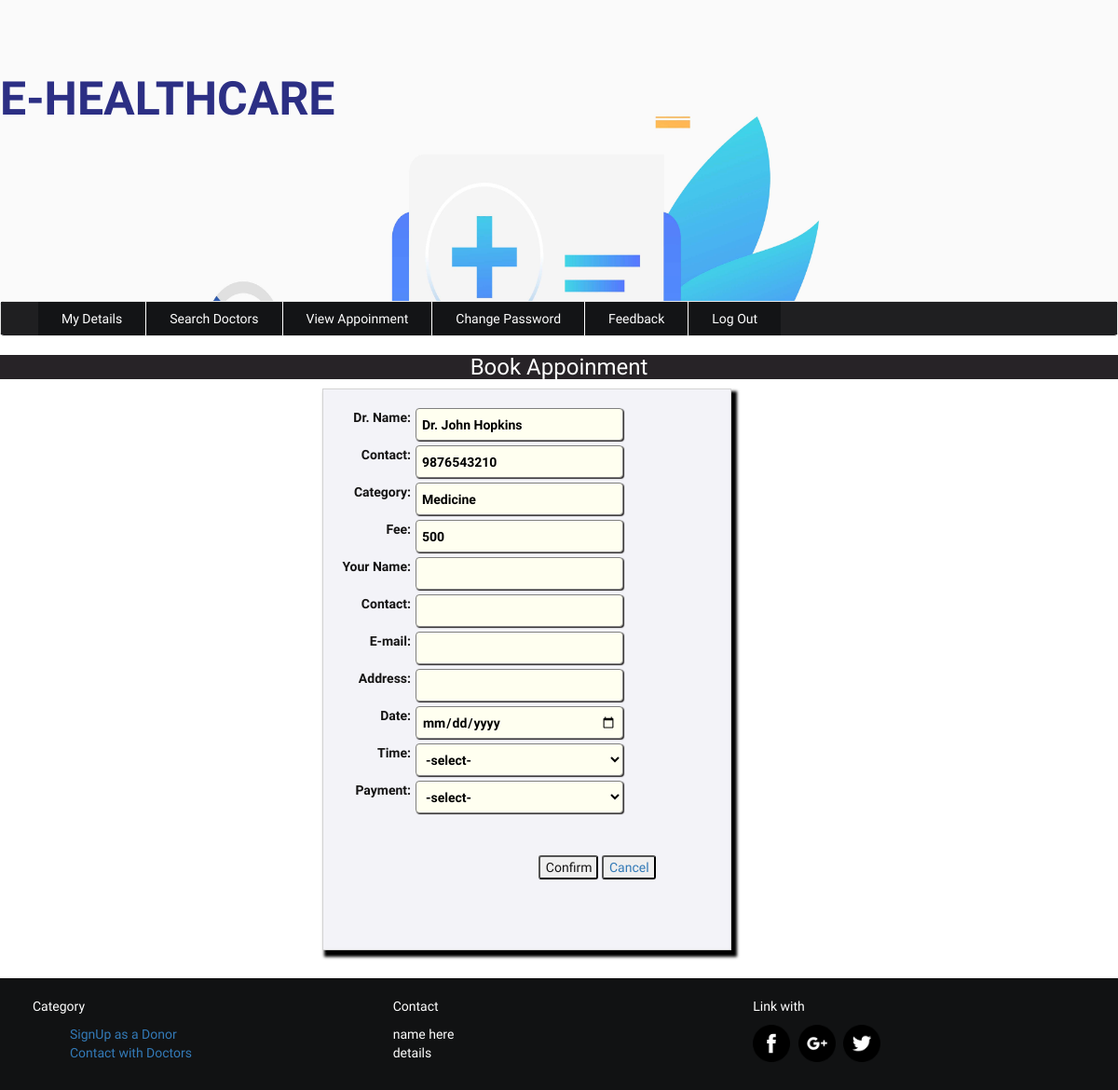
Page /patient/booking.php?doc_id=101 on the committed database.
### tables this page shows
CREATE TABLE `doctor` (
  `doc_id` int(22) NOT NULL,
  `doctor_id` varchar(22) NOT NULL,
  `name` varchar(22) NOT NULL,
  `address` varchar(100) NOT NULL,
  `contact` varchar(14) NOT NULL,
  `email` varchar(22) NOT NULL,
  `expertise` varchar(22) NOT NULL,
  `id` int(11) NOT NULL,
  `fee` varchar(111) NOT NULL,
  `userid` varchar(22) NOT NULL,
  `password` varchar(22) NOT NULL,
  `pic` varchar(111) NOT NULL
);

### patient/booking.php (the view, shortened to what this page needs)
<?php include('header.php'); ?>
<?php include('uptomenu.php'); ?>
<?php
	$doc_id = isset($_GET['doc_id'])?$_GET['doc_id']:"";
 ?>
					<?php
					include('../config.php');
							$sql="SELECT * FROM doctor WHERE doc_id = $doc_id ";
							$result = $conn->query($sql);
							if ($result->num_rows > 0) {
							    while($row  = $result->fetch_assoc()) {
							        $name 	= $row["name"];
							        $expertise 	= $row["expertise"];
							        $contact 	= $row["contact"];
							        $fee = $row["fee"];
							    }
							}
					?>
		<div class="login" style="background-color:#fff;">
		<h3 class="text-center" style="background-color:#272327;color: #fff;">Book Appoinment</h3>
			<div class="formstyle" style="float: right;padding:20px;border: 1px solid lightgrey;margin-right:415px; margin-bottom:30px;background-color:#f3f3f8;color:#141313;">
				<form action="" method="post" class="text-center form-group" enctype="multipath/form-data">
					<label>
						Dr. Name: <input type="text" name="dname" value="<?php echo $name; ?>" >
					</label><br><br>
 					<label>
						Contact: <input type="text" name="dcontact" value="<?php echo $contact; ?>" />
					</label><br><br>
					<label>
						Category: <input type="text" name="expertise" value="<?php echo $expertise; ?>" >
					</label><br><br>
					<label>
						Fee: <input type="text" name="fee" value="<?php echo $fee; ?>" >
					</label><br><br>
					<label>
						Your Name: <input type="text" name="pname" value="">
					</label><br><br>
 					<label>
						 Contact: <input type="text" name="pcontact" value=""/>
					</label><br><br>
					<label>
						 E-mail: <input type="email" name="email" value=""/>
					</label><br><br>
					<label>
						 Address: <input type="text" name="address" value="">
					</label><br><br>
					<label>
						 Date: <input type="date" name="dates" value="">
					</label><br><br>
					<label>
						 Time: <select name="time" required>
										<option value="">-select-</option>
									</select>
					</label><br><br>
					<label>
						 Payment: <select name="payment" required>
										<option value="">-select-</option>
									</select>
					</label><br><br>
					<br><br>
					<button name="submit" type="submit" style="padding-right:5px;border-radius:3px;margin-right:;">Confirm</button>
					<a href="search_doctor.php"><button name="" type="" style="padding-right:5px;border-radius:3px;margin-right:-150px;">Cancel</button></a> <br>
				</form> <br><br>
			</div>
		</div>
 <?php include('footer.php'); ?>
	</div>
</body>
</html>

### patient/style.css (style rules this page uses)
body { padding: 5px auto; font-family: 'El Messiri', sans-serif; background:url(../img/bg3.jpg) fixed no-repeat; background-size:cover; }
input[type="text"],input[type="email"],input[type="password"],input[type="number"],input[type="date"],select,option { text-align: initial; width:223px; box-shadow:1px 1px 1px #2d2a2a; height:35px; line-height: normal; line-break: inherit; background-color: ivory; color: black; align-self: normal; margin-left: 5px; border:1px solid grey; border-radius: 4px; padding:4px 6px; float: right; margin-right: 95px; }
select,option { text-align: initial; width: 223px; box-shadow:1px 1px 1px #2d2a2a; height:35px; line-height: normal; line-break: inherit; background-color: ivory; align-self: normal; margin-left: 5px; border:1px solid grey; border-radius: 4px; padding:4px 6px; float: right; margin-right: 95px; }
label { cursor: pointer; float: right; }
.formstyle { box-shadow: 4px 5px 3px 2px black; }

### rows in the picture
doctor: dname "Dr. John Hopkins", dcontact "9876543210", expertise "Medicine", fee "500"
